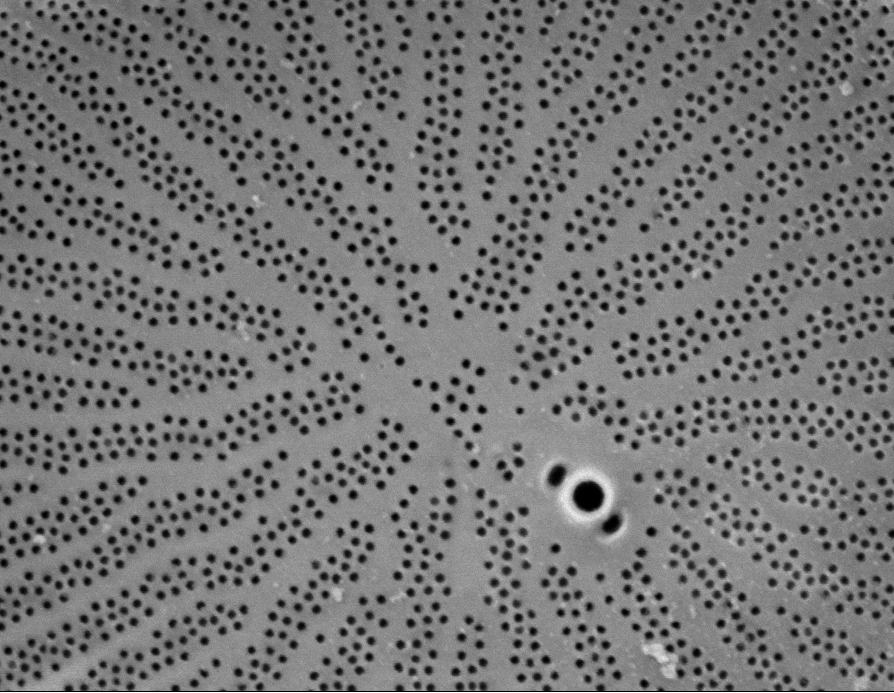
#> input picture work/CNMS/testing thresholds, blurs/cropped_Wild016.tif, 894 x 693 px, found by its file name
$ jupyter execute 'more adaptive and local thresholding.ipynb'
#> lines starting #> are read from the running program, lines starting #| are printed output that depends on the picture; after the words box and inside, x2 and y2 are one past the last pixel; in counts of white or black regions, pixels touching at a corner belong together
[cell 1]
from skimage.filters import threshold_otsu, threshold_local
import matplotlib.pyplot as plt
import matplotlib.image as mpimg
import numpy as np
from PIL import Image
import cv2

img = cv2.imread('cropped_Wild016.tif')
#> img is the input picture: shape (693, 894, 3); min 0, max 255, mean 116.3
#plt.imshow(img)
blur = cv2.blur(img,(12, 12))
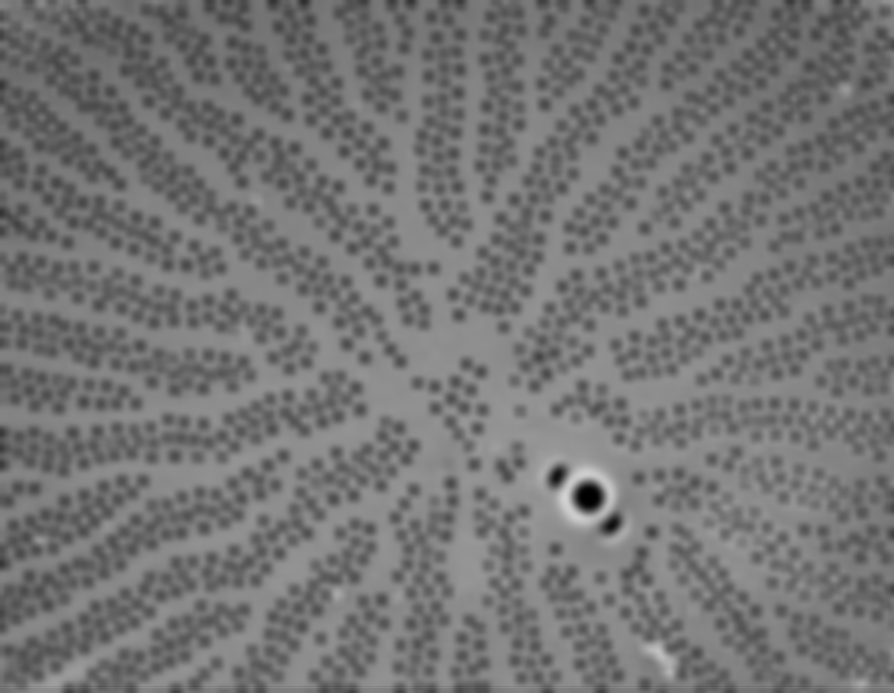
#> blur: shape (693, 894, 3); min 0, max 210, mean 116.2
image = img[:,:,0]

from matplotlib.colors import LinearSegmentedColormap
cdict2 = {'red':   ((0.0, 0.0, 0.0),
                   (0.1, 1.0, 1.0),
                   (1.0, 1.0, 1.0)),

         'green': ((0.0, 0.0, 0.0),
                   (1.0, 0.0, 0.0)),

        'blue':  ((0.0, 0.0, 0.0),
                   (1.0, 0.0, 0.0))
        }
red2 = LinearSegmentedColormap('Red2', cdict2)

[cell 2]
from skimage.morphology import disk
from skimage.filters import threshold_otsu, rank
from skimage.util import img_as_ubyte


img = img_as_ubyte(image)

radius = 15
selem = disk(radius)

local_otsu = rank.otsu(img, selem)
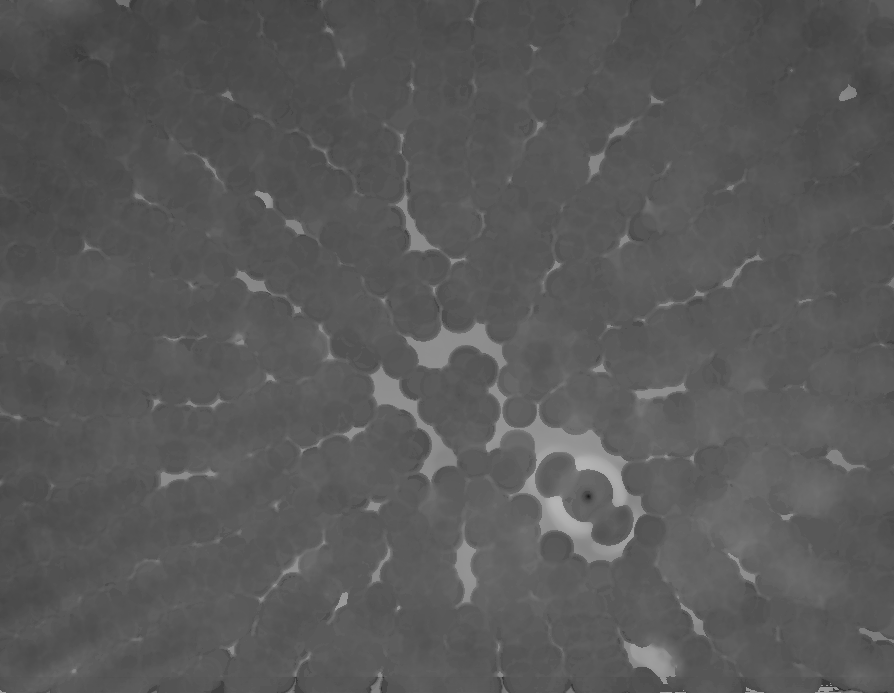
#> local_otsu: shape (693, 894); min 26, max 182, mean 89.1
threshold_global_otsu = threshold_otsu(img)
#> threshold_global_otsu = 88
global_otsu = img >= threshold_global_otsu
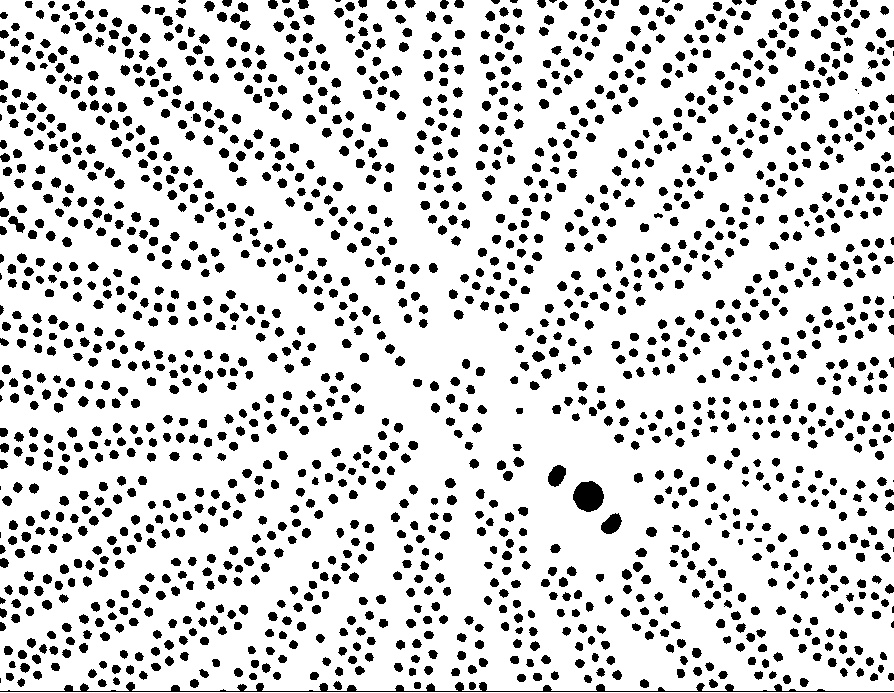
#> global_otsu: shape (693, 894) bool; 83% white; 1702 black regions (20 under 20 px), largest, box (x1, y1, x2, y2) and area: (0, 682, 894, 692) 1839, (573, 481, 604, 512) 729, (601, 513, 622, 534) 292

fig, axes = plt.subplots(2, 2, figsize=(8, 5), sharex=True, sharey=True)
ax = axes.ravel()
plt.tight_layout()

fig.colorbar(ax[0].imshow(img, cmap=plt.cm.gray),
             ax=ax[0], orientation='horizontal')
ax[0].set_title('Original')
ax[0].axis('off')

fig.colorbar(ax[1].imshow(local_otsu, cmap=plt.cm.gray),
             ax=ax[1], orientation='horizontal')
ax[1].set_title('Local Otsu (radius=%d)' % radius)
ax[1].axis('off')

ax[2].imshow(img >= local_otsu, cmap=plt.cm.gray)
ax[2].set_title('Original >= Local Otsu' % threshold_global_otsu)
ax[2].axis('off')

ax[3].imshow(global_otsu, cmap=plt.cm.gray)
ax[3].set_title('Global Otsu (threshold = %d)' % threshold_global_otsu)
ax[3].axis('off')

plt.show()
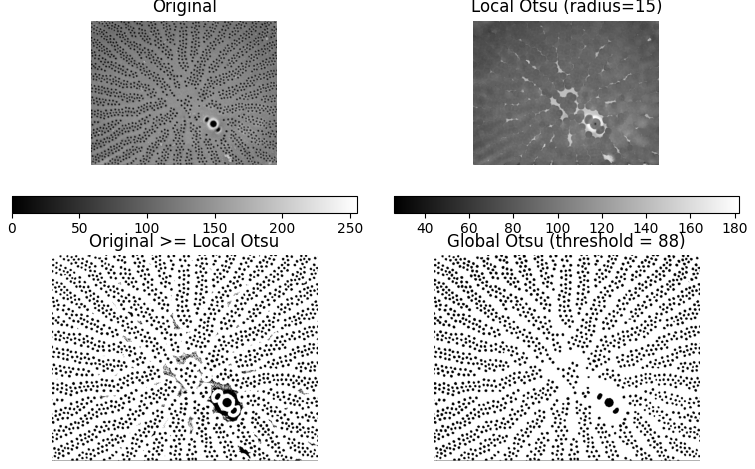
#> figure drawn by matplotlib, 6 panels

$ run again, with work/CNMS/testing thresholds, blurs/cropped_Wild002.tif copied over work/CNMS/testing thresholds, blurs/cropped_Wild016.tif
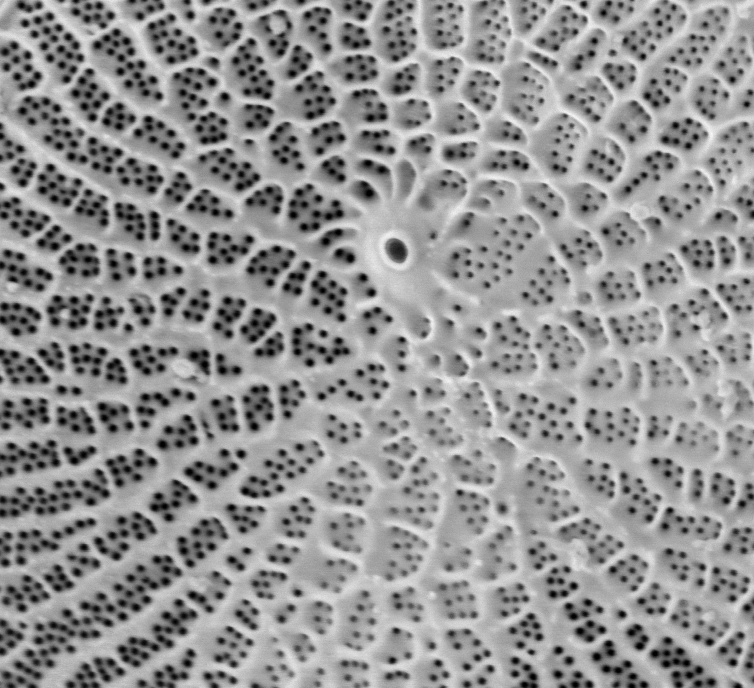
#> input picture work/CNMS/testing thresholds, blurs/cropped_Wild002.tif, 754 x 688 px, found by its file name
#> img is the input picture: shape (688, 754, 3); min 0, max 245, mean 146.3
#> `local_otsu = rank.otsu(img, selem)`:
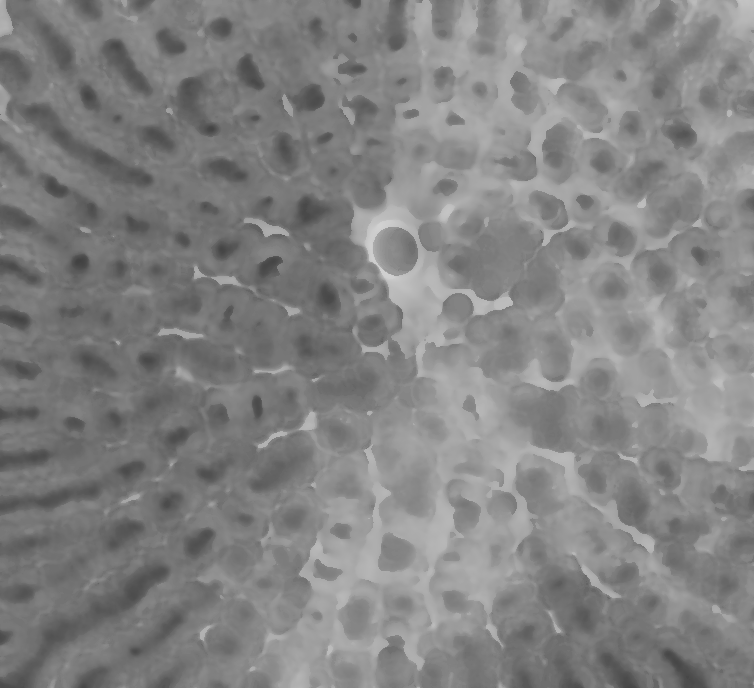
#> local_otsu: shape (688, 754); min 65, max 209, mean 130.9
#> threshold_global_otsu = 125
#> `global_otsu = img >= threshold_global_otsu`:
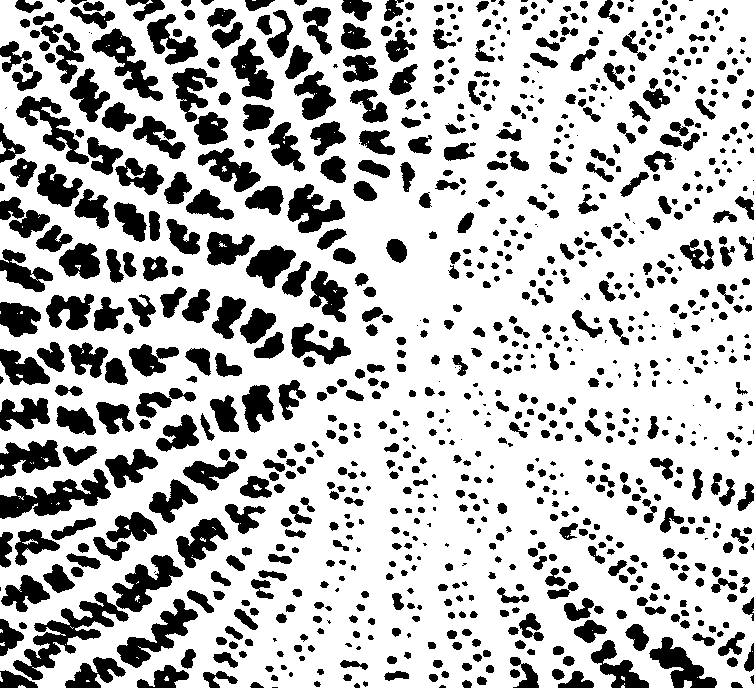
#> global_otsu: shape (688, 754) bool; 73.2% white; 964 black regions (139 under 20 px), largest, box (x1, y1, x2, y2) and area: (13, 592, 129, 680) 2816, (0, 469, 111, 519) 2480, (117, 599, 198, 668) 1833

$ run again, with work/CNMS/testing thresholds, blurs/cropped_Wild004.tif copied over work/CNMS/testing thresholds, blurs/cropped_Wild016.tif
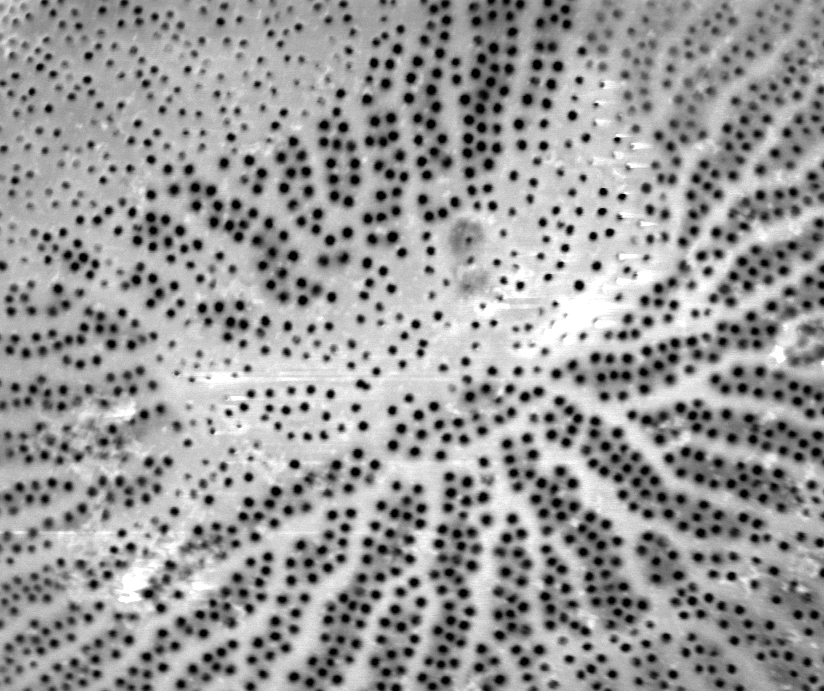
#> input picture work/CNMS/testing thresholds, blurs/cropped_Wild004.tif, 824 x 691 px, found by its file name
#> img is the input picture: shape (691, 824, 3); min 0, max 255, mean 153.9
#> `local_otsu = rank.otsu(img, selem)`:
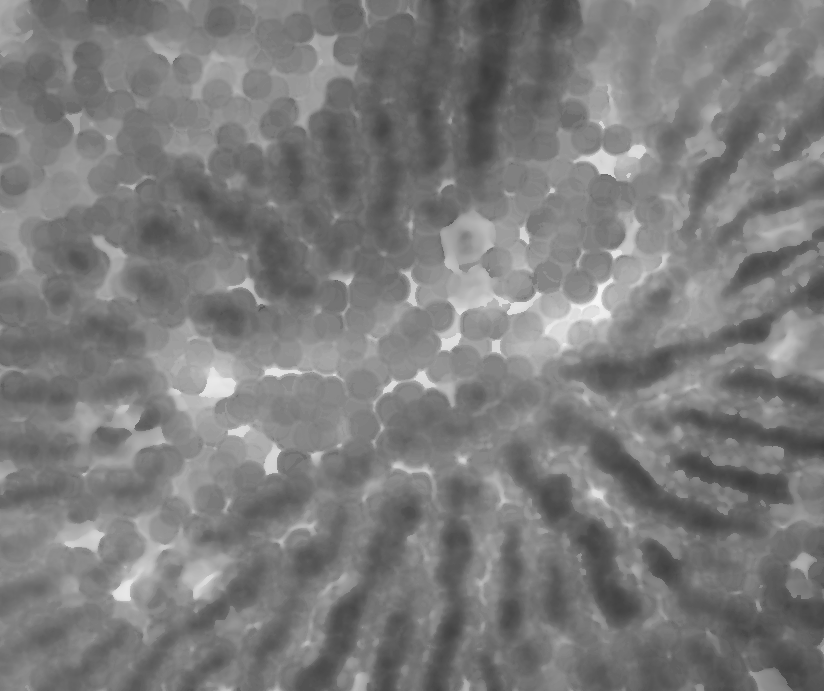
#> local_otsu: shape (691, 824); min 60, max 247, mean 124.1
#> threshold_global_otsu = 129
#> `global_otsu = img >= threshold_global_otsu`:
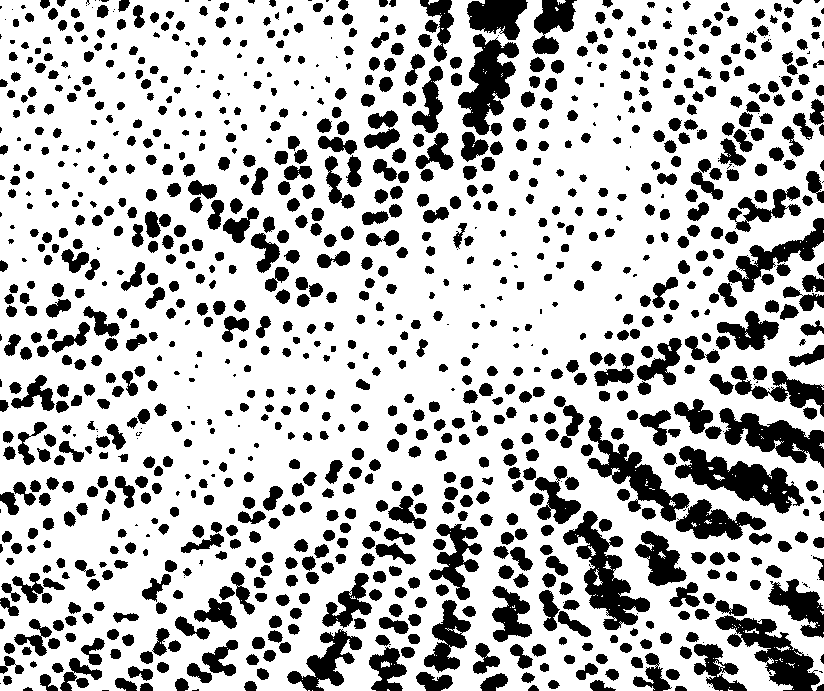
#> global_otsu: shape (691, 824) bool; 73.6% white; 1086 black regions (131 under 20 px), largest, box (x1, y1, x2, y2) and area: (675, 446, 804, 514) 3668, (563, 511, 650, 630) 3610, (458, 34, 519, 135) 3116

$ run again, with work/CNMS/testing thresholds, blurs/cropped_Wild006.tif copied over work/CNMS/testing thresholds, blurs/cropped_Wild016.tif
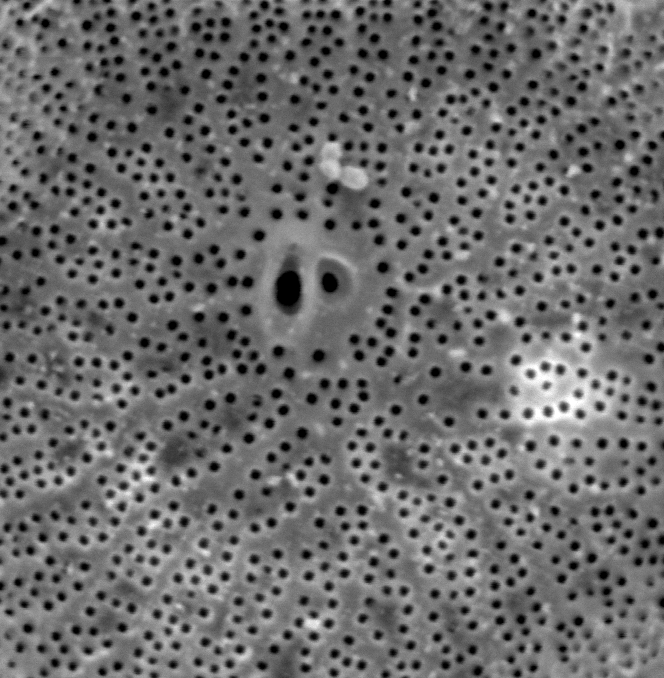
#> input picture work/CNMS/testing thresholds, blurs/cropped_Wild006.tif, 664 x 678 px, found by its file name
#> img is the input picture: shape (678, 664, 3); min 0, max 255, mean 107.4
#> `local_otsu = rank.otsu(img, selem)`:
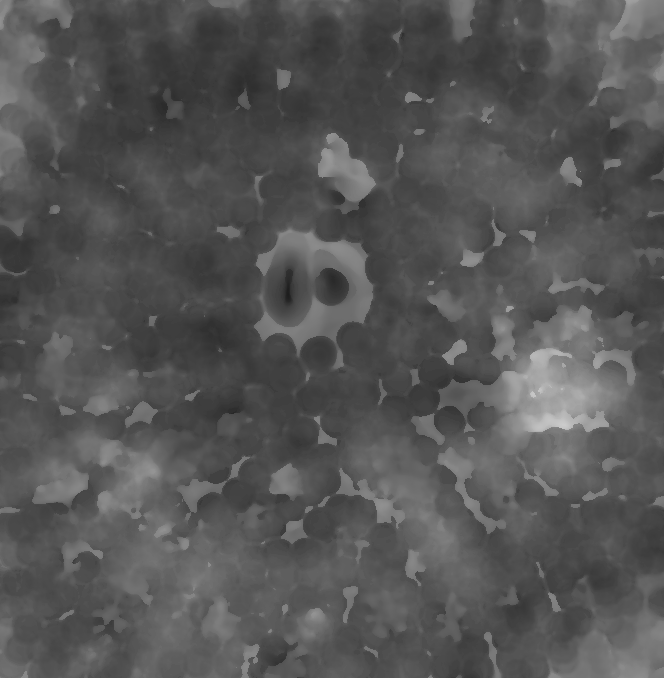
#> local_otsu: shape (678, 664); min 29, max 203, mean 85
#> threshold_global_otsu = 85
#> `global_otsu = img >= threshold_global_otsu`:
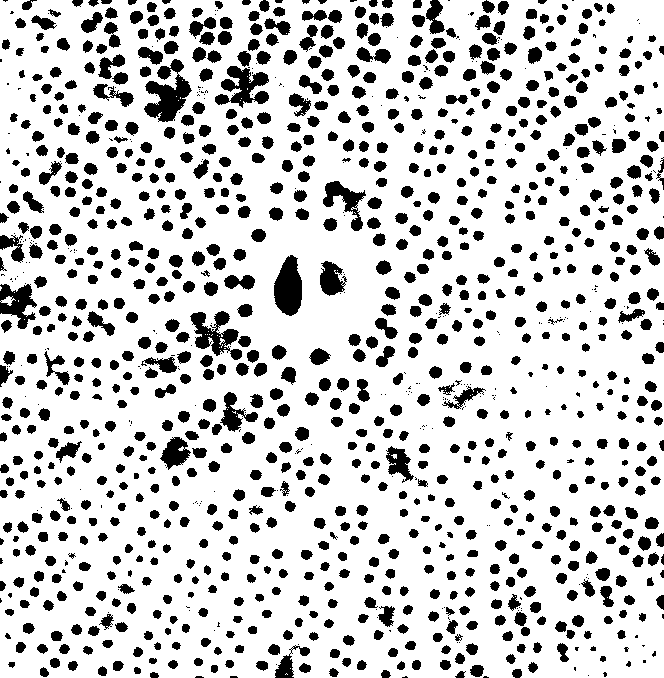
#> global_otsu: shape (678, 664) bool; 80.2% white; 1205 black regions (273 under 20 px), largest, box (x1, y1, x2, y2) and area: (144, 59, 192, 122) 1517, (274, 255, 302, 316) 1252, (215, 66, 269, 108) 1188
